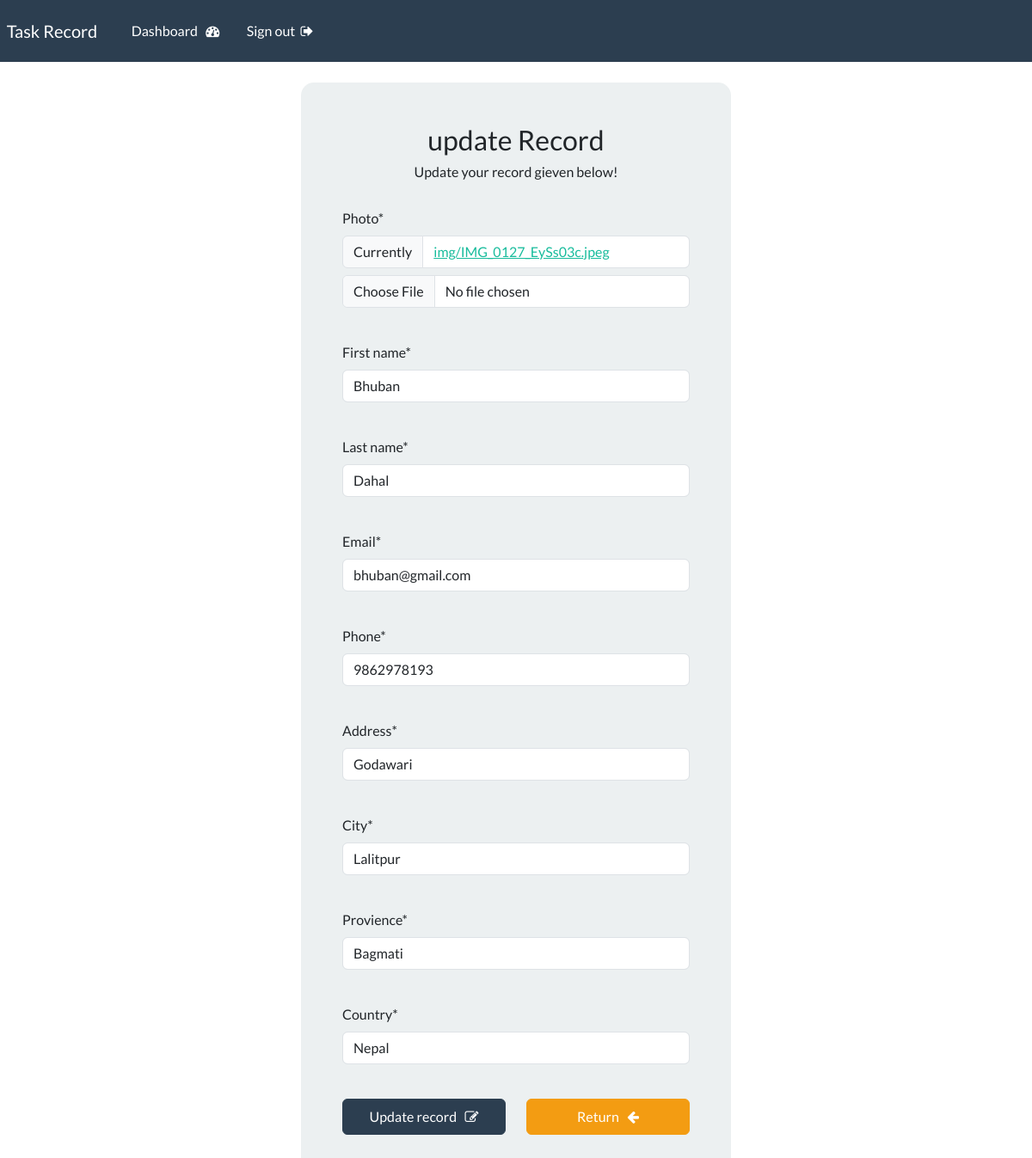
Screenshot of /update-recrod/2/ (signed in) with the database file from the repository.
### app/models.py (models this page shows, shortened)
class Record(models.Model):
    photo = models.ImageField(upload_to='img/')
    created_date = models.DateTimeField(auto_now_add=True)
    first_name = models.CharField(max_length=100)
    last_name = models.CharField(max_length=100)
    email = models.EmailField(max_length=255)
    phone = models.CharField(max_length=20)
    address = models.CharField(max_length=255)
    city = models.CharField(max_length=50)
    provience = models.CharField(max_length=100)
    country = models.CharField(max_length=100)

### app/views.py (the view)
# urls.py: path('update-recrod/<int:pk>/', views.UpdateRecord, name='record-update'),
@login_required(login_url= 'login')
def UpdateRecord(request, pk):
    record = Record.objects.get(id = pk)
    form = AddRecordForm(instance= record)
    if request.method == 'POST':
        form = AddRecordForm(request.POST, request.FILES, instance=record)
        if form.is_valid():
            form.save()
            messages.success(request, "Your record was updated!!!")
            return redirect("dashboard")
    context = {'form': form}
    return render(request, 'app/update-record.html', context= context)

### app/froms.py
class AddRecordForm(forms.ModelForm):
    class Meta:
        model = Record
        fields = [ 'photo','first_name', 'last_name', 'email', 'phone', 'address', 'city', 'provience', 'country' ]

### app/templates/app/update-record.html (shortened to what this page needs)
{% extends 'app/base.html' %} {% load crispy_forms_tags %} {% block main %}
<body>
  <div class="container bg-light shadow-md p-5 form-layout">
    <h3 class="text-center">update Record</h3>
    <h6 class="text-center">Update your record gieven below!</h6>
    <br />
    <form action="" method="POST" enctype="multipart/form-data" autocomplete="off">
      {{ form.photo|as_crispy_field }}
      <br>
      {{form.first_name|as_crispy_field}}
      <br />
      {{form.last_name|as_crispy_field}}
      <br />
      {{form.email|as_crispy_field}}
      <br />
      {{form.phone|as_crispy_field}}
      <br />
      {{form.address|as_crispy_field}}
      <br />
      {{form.city|as_crispy_field}}
      <br />
      {{form.provience|as_crispy_field}}
      <br />
      {{form.country|as_crispy_field}}
      <br />
      <div class="row">
        <div class="col">
          <button type="submit" class="btn btn-primary w-100 btn-block p-2">
            Update record &nbsp;
            <i class="fa fa-pencil-square-o" aria-hidden="true"></i>
          </button>
        </div>
        <div class="col">
          <a href="{% url 'dashboard' %}" class="btn btn-warning w-100 btn-block p-2">
            Return &nbsp; <i class="fa fa-arrow-left" aria-hidden="true"></i>
          </a>
        </div>
      </div>
    </form>
  </div>
</body>
{% endblock main %}

### static/css/style.css (style rules this page uses)
.form-layout { border-radius: 15px; width: 500px; }

### rows the page displays
Record: first_name "Bhuban", last_name "Dahal", email "bhuban@gmail.com", phone "9862978193", address "Godawari", city "Lalitpur", provience "Bagmati", country "Nepal"
